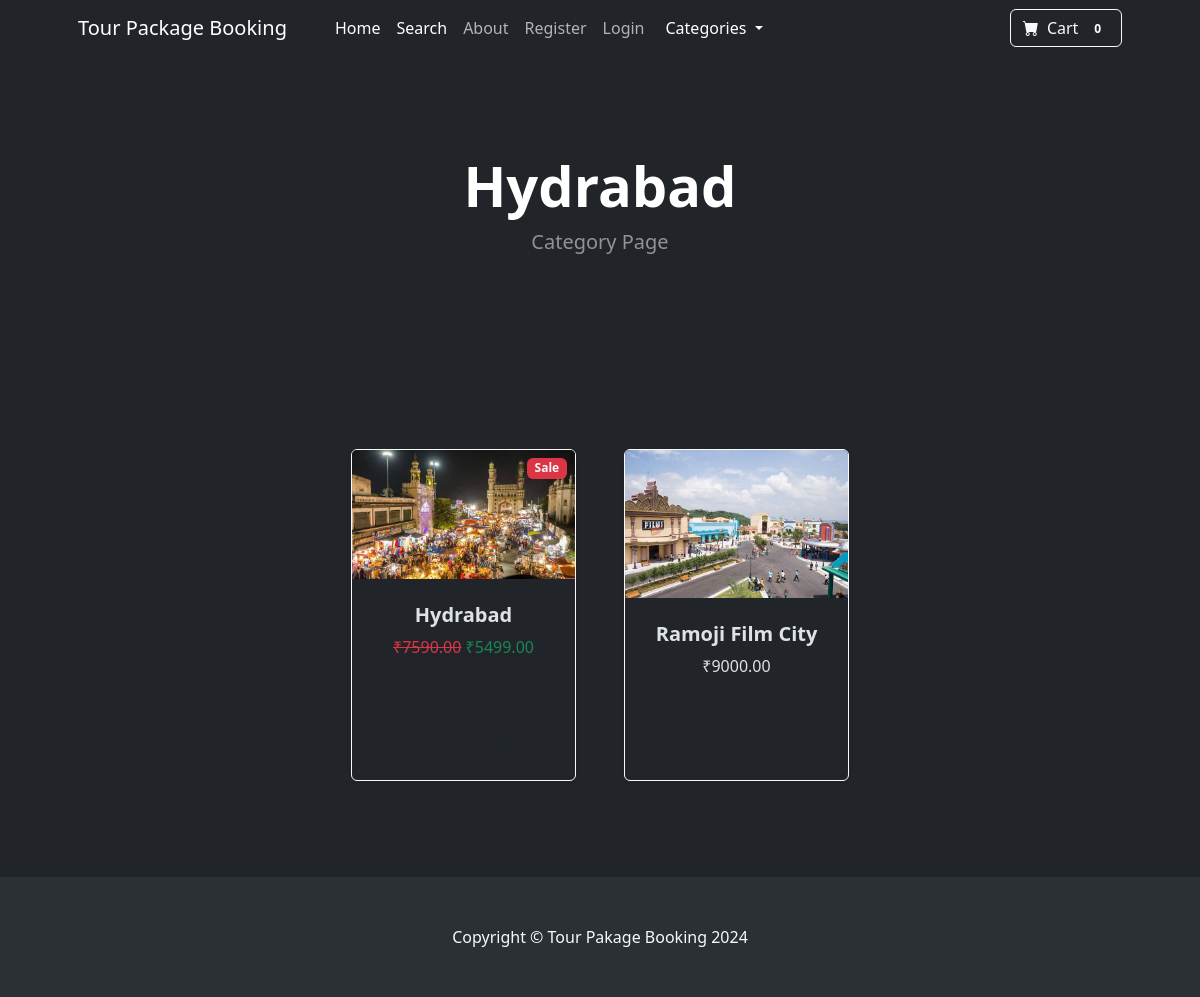
The page /category/Hydrabad on the database its author committed.
### tour_pacage_booking/models.py (models this page shows, shortened)
class Category(models.Model):
    name = models.CharField(max_length=100)
    class Meta:
        verbose_name = 'category'  # Note: use singular "category" for consistency
    def __str__(self):
        return self.name

class Product(models.Model):
  name =  models.CharField(max_length=50)
  price =  models.DecimalField(default=0, decimal_places=2,max_digits=10 )
  category = models.ForeignKey(Category,on_delete=models.CASCADE,default=1)
  discription = models.CharField(max_length=250,default='',blank=True,null=True)
  image = models.ImageField(upload_to='uploads/product/')
  is_sale = models.BooleanField(default=False)
  sale_price = models.DecimalField(default=0, decimal_places=2,max_digits=10 )

### tour_pacage_booking/views.py (the view)
# urls.py: path('category/<str:foo>',views.category,name ='category'),
def category(request,foo):
    foo = foo.replace('-',' ')
    try:
        category = Category.objects.get(name=foo)
        products = Product.objects.filter(category=category)
        return render(request,'category.html',{'products':products , 'category':category})
    except:
        messages.success(request,('that category dosenot exist'))
        return redirect('home')

### cart/cart.py (called while the page is built)
    def __len__(self):
        return len(self.cart)

### cart/context_processors.py (called while the page is built)
def cart(request):
    return {'cart': Cart(request)}

### tour_pacage_booking/templates/category.html (shortened to what this page needs)
{% extends 'base.html' %}
{% block content %}
<header class="bg-dark py-5">
    <div class="container px-4 px-lg-5 my-5">
        <div class="text-center text-white">
            <h1 class="display-4 fw-bolder">{{ category }}</h1>
            <p class="lead fw-normal text-white-50 mb-0">Category Page</p>
        </div>
    </div>
</header>
<section class="py-5">
    <div class="container px-4 px-lg-5 mt-5">
        <div class="row gx-4 gx-lg-5 row-cols-2 row-cols-md-3 row-cols-xl-4 justify-content-center">
            {% for product in products %}
                <div class="col mb-5">
                    <div class="card h-100 shadow-sm border-light rounded">
                        {% if product.is_sale %}
                        <div class="badge bg-danger text-light position-absolute" style="top:0.5rem; right:0.5rem;">
                            Sale
                        </div>
                        {% endif %}
                        <img class="card-img-top" src="{{ product.image.url }}" alt="{{ product.name }}" />
                        <div class="card-body p-4">
                            <div class="text-center">
                                <h5 class="fw-bolder">{{ product.name }}</h5>
                                <div class="product-price">
                                    {% if product.is_sale %}
                                    <span class="text-danger text-decoration-line-through">&#8377;{{ product.price }}</span>
                                    <span class="text-success">&#8377;{{ product.sale_price }}</span>
                                    {% else %}
                                    <span>&#8377;{{ product.price }}</span>
                                    {% endif %}
                                </div>
                            </div>
                        </div>
                        <div class="card-footer p-4 pt-0 border-top-0 bg-transparent">
                            <div class="text-center">
                                <a class="btn btn-outline-dark mt-auto" href="{% url 'product' product.id %}">View Product</a>
                            </div>
                        </div>
                    </div>
                </div>
            {% endfor %}
        </div>
    </div>
</section>
{% endblock %}

### rows shown on the page
Category: name "Hydrabad"
Product: is_sale "Sale", image (picture), name "Hydrabad", price "7590.00", sale_price "5499.00"
Product: image (picture), name "Ramoji Film City", price "9000.00"

### other values the page prints
{{ cart|length }} "0"
